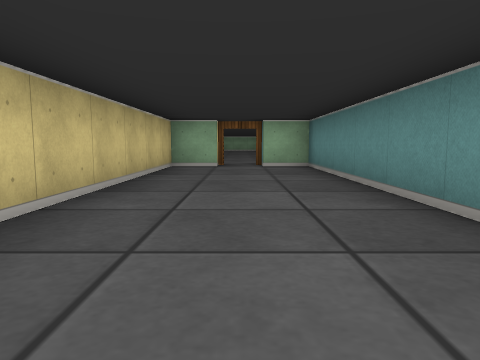
view 1 (above)

12 first-person views from a walk through a cub3D ray-caster map. The camera is about half as high as the walls, tilts 6° down and sees 70° across. The floor is counted in squares. Each view is taken from the middle of a square. On the plan, view 1 faces up. The plan holds only what a view shows up to about 9 squares ahead; the rest is blank.

view 2
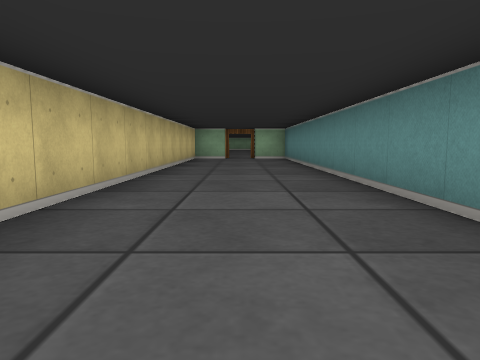

view 3
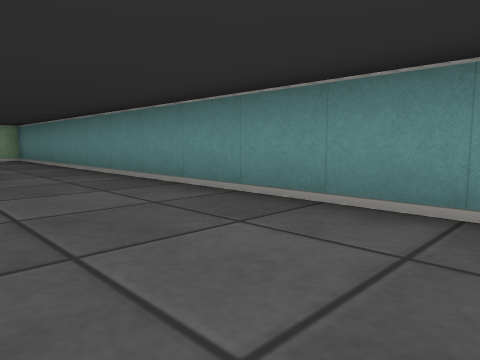

view 4
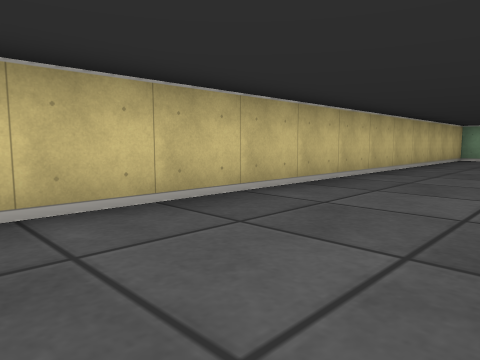

view 5
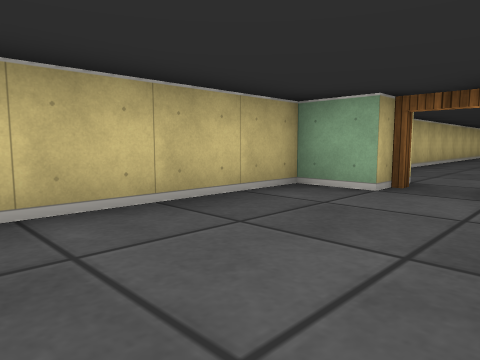

view 6
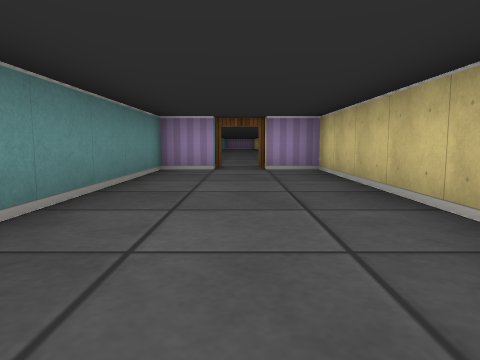

view 7
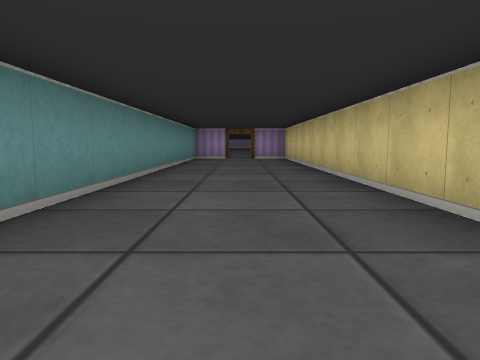

view 8
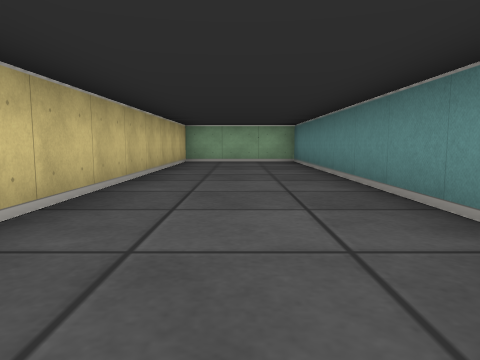

view 9
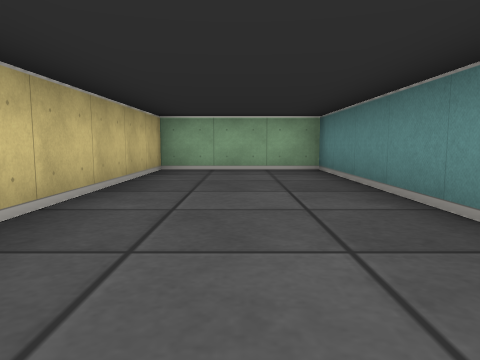

view 10
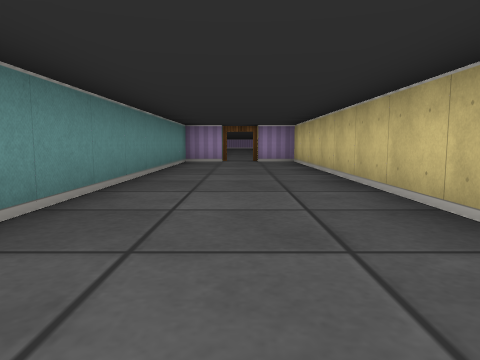

view 11
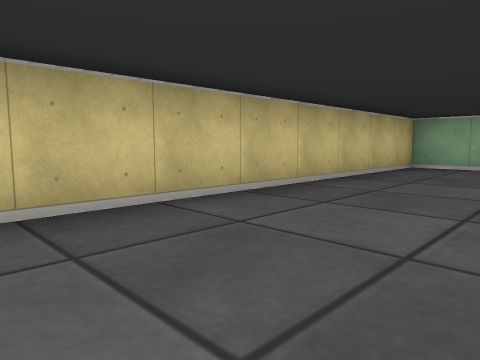

view 12
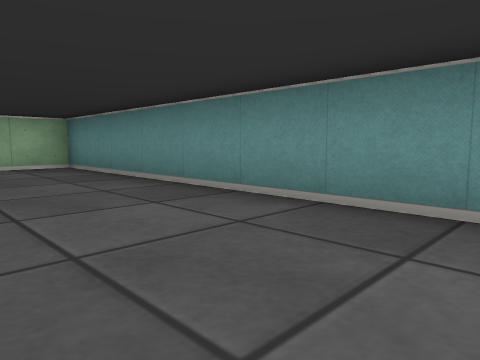

### Floor plan
Points are (right, up) in squares from view 1. A wall is a line through its corners. A room is listed if a view was taken in it or the views show most of it. See-through windows are left out.
Room 1 (views 1, 2, 3, 4, 5)
walls: (1.5, -3.6) (1.5, 7.5) (0.4, 7.5); (-0.5, 7.5) (-1.5, 7.5) (-1.5, -3.6)
ways out: open door at (0, 8) to room 2
Room 2 (views 6, 7, 8, 9, 10, 11, 12)
walls: (0.4, 8.5) (1.5, 8.5) (1.5, 24.5) (-1.5, 24.5) (-1.5, 8.5) (-0.5, 8.5)
ways out: open door at (0, 8) to room 1

Where each view was taken, in squares from view 1:
view 1: 0 up, 0 right, facing up
view 2: 4 down, 0 right, facing up
view 3: 4 down, 1 left, facing up-right
view 4: 4 down, 1 right, facing up-left
view 5: 4 up, 1 right, facing up-left
view 6: 15 up, 0 right, facing down
view 7: 20 up, 0 right, facing down
view 8: 15 up, 0 right, facing up
view 9: 18 up, 0 right, facing up
view 10: 18 up, 0 right, facing down
view 11: 17 up, 1 right, facing up-left
view 12: 17 up, 1 left, facing up-right
